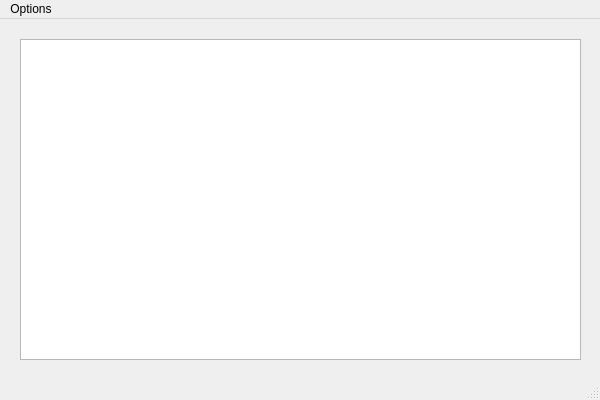
<?xml version="1.0" encoding="UTF-8"?>
<ui version="4.0">
 <class>main_window</class>
 <widget class="QMainWindow" name="main_window">
  <property name="geometry">
   <rect>
    <x>0</x>
    <y>0</y>
    <width>600</width>
    <height>400</height>
   </rect>
  </property>
  <property name="windowTitle">
   <string>Main Window</string>
  </property>
  <widget class="QWidget" name="central_widget">
   <widget class="QPlainTextEdit" name="plain_text_edit_1">
    <property name="geometry">
     <rect>
      <x>20</x>
      <y>20</y>
      <width>561</width>
      <height>321</height>
     </rect>
    </property>
   </widget>
  </widget>
  <widget class="QMenuBar" name="menu_bar">
   <property name="geometry">
    <rect>
     <x>0</x>
     <y>0</y>
     <width>600</width>
     <height>21</height>
    </rect>
   </property>
   <widget class="QMenu" name="menu_options">
    <property name="title">
     <string>Options</string>
    </property>
    <widget class="QMenu" name="menu_open">
     <property name="title">
      <string>Open</string>
     </property>
     <addaction name="action_text_file"/>
     <addaction name="action_any_file"/>
    </widget>
    <addaction name="menu_open"/>
    <addaction name="action_save"/>
   </widget>
   <addaction name="menu_options"/>
  </widget>
  <widget class="QStatusBar" name="status_bar"/>
  <action name="action_save">
   <property name="text">
    <string>Save</string>
   </property>
   <property name="shortcut">
    <string>Ctrl+S</string>
   </property>
  </action>
  <action name="action_text_file">
   <property name="text">
    <string>Text file</string>
   </property>
   <property name="shortcut">
    <string>Ctrl+T</string>
   </property>
  </action>
  <action name="action_any_file">
   <property name="text">
    <string>Any file</string>
   </property>
   <property name="shortcut">
    <string>Ctrl+O</string>
   </property>
  </action>
 </widget>
 <resources/>
 <connections/>
</ui>
